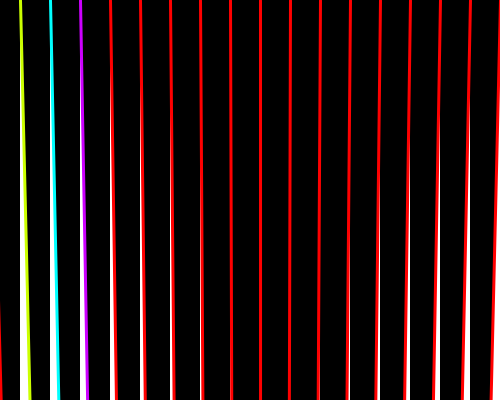
Frame 1 (no input)
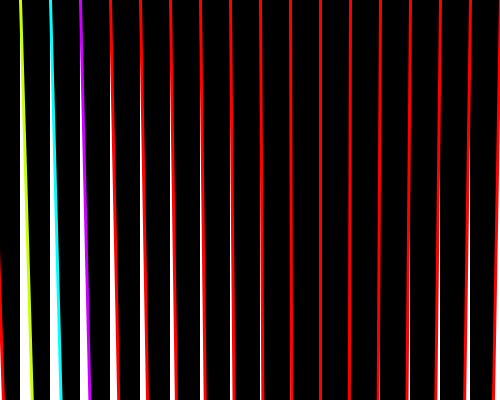
Frame 60 (the mouse pressed at the canvas centre just before this capture)
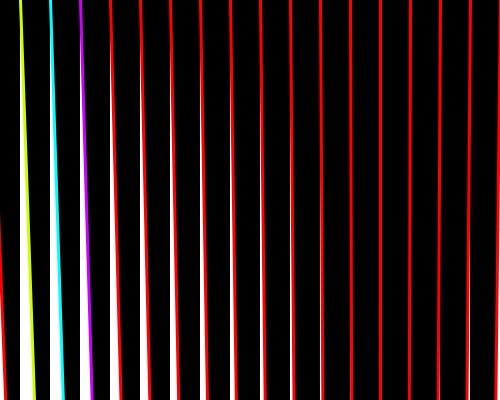
Frame 120 (the mouse held since frame 60 and released just before this capture)

The Processing sketch that drew these frames (run headless with seeded random() and noise(); from frame 60 on, the mouse is pressed at the canvas centre):

// Processing sketch: processing_10190
// ── processing_10190.pde


////// Miguel Vilacha 
////// IDEP 2010
//////scratching OYa = bezier

//Variable
int x = 255;

void setup() {
  size(500,400);
  background(255);
  colorMode(HSB,100,94,85); 
  smooth();
}

//Juego 

void draw(){
  if (x > 400) {
    x = -90;
  } else {
  x++;
  }
   
  background(0);
  for (int v=-100; v <10000; v+=30){
  stroke(v,100,600);
  strokeWeight(3);
  bezier(v, 0,x+5,x+9900,v,500, v, 500);
 
  }
}
